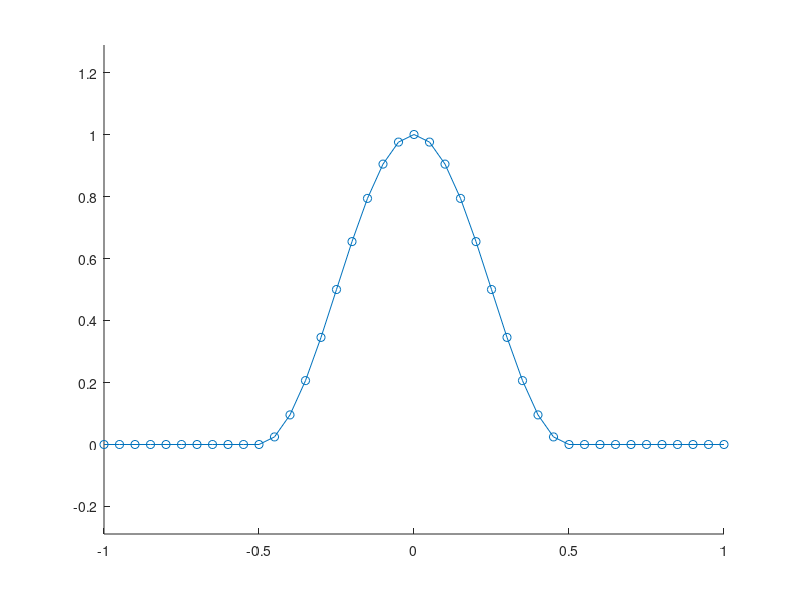

The MATLAB script that drew this image: (Note: this script raises an error after producing the figure.)
% This is a program solving exercise1_3_1

%% initialize the wave
clc, clear
% Define spatial domains and time parameters
h_values = [1/10, 1/20, 1/40];
t_final = 2.4;
    
speed = 1;
h = h_values(2);
x = -1:h:1;
k = 0.8 * h;  % Calculating time-step based on lambda
t = 0:k:t_final;
x_standard = -1:0.01:3; % this is used to draw the original function u0 for contrast in figure 3

% Initialize u with initial condition
u0 = zeros(size(x));
u0(abs(x) <= 0.5) = cos(pi * x(abs(x) <= 0.5)).^2;
u0(abs(u0) < 1e-8) = 0;
u0_standard = zeros(size(x_standard));

figure(1)
clf
hold on
axis equal
plot(x, u0, 'o-');

u = zeros(length(t), length(x));
u(1, :) = u0; % initial condition
u(:, 1) = 0; % boundary condition




% Call scheme_function for the chosen scheme_index
% scheme 1: Forward-time forward-space
% scheme 2: Forward-time backward-space
% scheme 3: Forward-time central-space
% scheme 4: leapfrog
% scheme 5: Lax-Friedrichs
% scheme 6: leapfrog scheme with parasitic mode (Example 4.1.1)

scheme_index = 6; % different schemes as needed
u = scheme_compute(scheme_index, u, speed, 0.8);

%% Create a 3D surface plot of the solution
figure(2)
clf
axis equal
hold on
for i = 1:10:length(t) % choose larger spacing for a better view
    plot3(x, t(i)*ones(length(x), 1), u(i, :), 'b-', 'LineWidth', 1.5)
end

title(['3D Surface Plot for h = ', num2str(h)]);
xlabel('Space (x)');
ylabel('Time (t)');
zlabel('Amplitude');
view([-34 27]);



